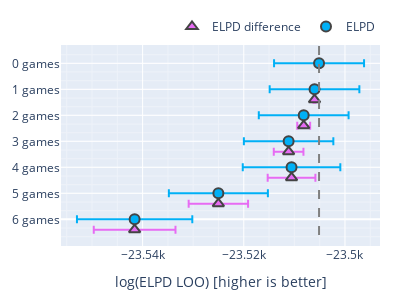
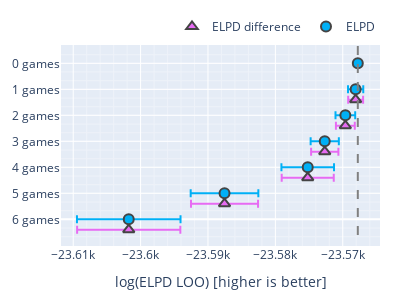
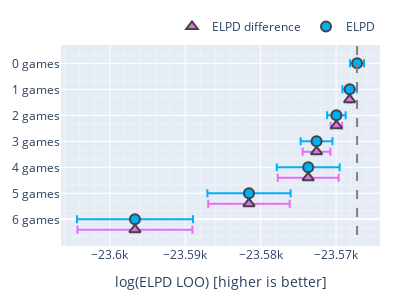
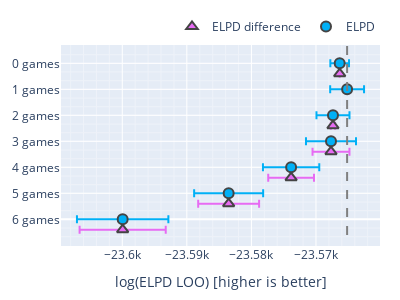

The code cell stored with these charts, in order, in its notebook:
### Code cell
import pickle
import arviz as az
from leaguedata.data import get_tier_sorted
from leaguedata.inference import fit_history_with_dmc
from leaguedata.plot import plot_compare_plotly

for tier_list in get_tier_batch():
    print(tier_list)
    local_history = []
    for tier in tier_list:
        local_history.append(history[tier])
    
    history_array, _ = tree_flatten(tree_map(lambda x: x[-min_length:], local_history))
    history_array = jnp.asarray(history_array)
    dict_of_id = fit_history_with_dmc(history_array, num_chains=4)
    compare_dataframe = az.compare(dict_of_id)
    
    plot_compare_plotly(compare_dataframe, save_to=None);

### Figure 1 — Plotly figure (JSON) as saved in the notebook; plotly's stock layout.template omitted (floating-point values rounded to 4 significant figures)
{"data": [{"error_x": {"array": [0.2023, 1.277, 2.934, 4.716, 5.871, 8.079], "thickness": 2, "type": "data"}, "marker": {"color": "rgba(231,107,243,1.)", "line": {"width": 2}, "size": 10, "symbol": "triangle-up"}, "mode": "markers+text", "name": "ELPD difference", "type": "scatter", "x": [-23510.0, -23510.0, -23510.0, -23510.0, -23530.0, -23540.0], "y": [-6.9, -5.4, -3.9, -2.4, -0.9, 0.6]}, {"error_x": {"array": [8.895, 8.865, 8.874, 8.842, 9.642, 9.789, 11.4], "thickness": 2, "type": "data"}, "marker": {"color": "rgba(0,176,246,1.)", "line": {"width": 2}, "size": 10, "symbol": "circle"}, "mode": "markers+text", "name": "ELPD", "type": "scatter", "visible": true, "x": [-23510.0, -23510.0, -23510.0, -23510.0, -23510.0, -23530.0, -23540.0], "y": [-9, -7.5, -6, -4.5, -3, -1.5, 0]}], "layout": {"height": 300, "legend": {"orientation": "h", "x": 1, "xanchor": "right", "y": 1.02, "yanchor": "bottom"}, "margin": {"b": 20, "l": 20, "r": 20, "t": 20}, "shapes": [{"line": {"color": "grey", "dash": "dash", "width": 2}, "type": "line", "x0": -23510.0, "x1": -23510.0, "y0": -10, "y1": 1}], "width": 400, "xaxis": {"autorange": true, "minor": {"showgrid": true}, "range": [-23560.0, -23490.0], "showgrid": true, "title": {"text": "log(ELPD LOO) [higher is better]"}, "type": "linear"}, "yaxis": {"autorange": true, "minor": {"showgrid": true}, "range": [1.539, -10.06], "showgrid": true, "tickmode": "array", "ticktext": ["0 games", "1 games", "2 games", "3 games", "4 games", "5 games", "6 games"], "tickvals": [-9, -7.5, -6, -4.5, -3, -1.5, 0], "type": "linear"}}}

### Figure 2 — Plotly figure (JSON) as saved in the notebook; plotly's stock layout.template omitted (floating-point values rounded to 4 significant figures)
{"data": [{"error_x": {"array": [1.106, 1.4, 2.025, 3.863, 4.976, 7.659], "thickness": 2, "type": "data"}, "marker": {"color": "rgba(231,107,243,1.)", "line": {"width": 2}, "size": 10, "symbol": "triangle-up"}, "mode": "markers+text", "name": "ELPD difference", "type": "scatter", "x": [-23570.0, -23570.0, -23570.0, -23580.0, -23590.0, -23600.0], "y": [-6.9, -5.4, -3.9, -2.4, -0.9, 0.6]}, {"error_x": {"array": [0.2757, 1.131, 1.462, 2.093, 3.902, 5.02, 7.686], "thickness": 2, "type": "data"}, "marker": {"color": "rgba(0,176,246,1.)", "line": {"width": 2}, "size": 10, "symbol": "circle"}, "mode": "markers+text", "name": "ELPD", "type": "scatter", "x": [-23570.0, -23570.0, -23570.0, -23570.0, -23580.0, -23590.0, -23600.0], "y": [-9, -7.5, -6, -4.5, -3, -1.5, 0]}], "layout": {"height": 300, "legend": {"orientation": "h", "x": 1, "xanchor": "right", "y": 1.02, "yanchor": "bottom"}, "margin": {"b": 20, "l": 20, "r": 20, "t": 20}, "shapes": [{"line": {"color": "grey", "dash": "dash", "width": 2}, "type": "line", "x0": -23570.0, "x1": -23570.0, "y0": -10, "y1": 1}], "width": 400, "xaxis": {"autorange": true, "minor": {"showgrid": true}, "range": [-23610.0, -23560.0], "showgrid": true, "title": {"text": "log(ELPD LOO) [higher is better]"}, "type": "linear"}, "yaxis": {"autorange": true, "minor": {"showgrid": true}, "range": [1.539, -10.06], "showgrid": true, "tickmode": "array", "ticktext": ["0 games", "1 games", "2 games", "3 games", "4 games", "5 games", "6 games"], "tickvals": [-9, -7.5, -6, -4.5, -3, -1.5, 0], "type": "linear"}}}

### Figure 3 — Plotly figure (JSON) as saved in the notebook; plotly's stock layout.template omitted (floating-point values rounded to 4 significant figures)
{"data": [{"error_x": {"array": [0.1979, 0.7569, 1.839, 4.036, 5.401, 7.618], "thickness": 2, "type": "data"}, "marker": {"color": "rgba(231,107,243,1.)", "line": {"width": 2}, "size": 10, "symbol": "triangle-up"}, "mode": "markers+text", "name": "ELPD difference", "type": "scatter", "x": [-23570.0, -23570.0, -23570.0, -23570.0, -23580.0, -23600.0], "y": [-6.9, -5.4, -3.9, -2.4, -0.9, 0.6]}, {"error_x": {"array": [0.9241, 0.9515, 1.225, 2.11, 4.167, 5.517, 7.689], "thickness": 2, "type": "data"}, "marker": {"color": "rgba(0,176,246,1.)", "line": {"width": 2}, "size": 10, "symbol": "circle"}, "mode": "markers+text", "name": "ELPD", "type": "scatter", "visible": true, "x": [-23570.0, -23570.0, -23570.0, -23570.0, -23570.0, -23580.0, -23600.0], "y": [-9, -7.5, -6, -4.5, -3, -1.5, 0]}], "layout": {"height": 300, "legend": {"orientation": "h", "x": 1, "xanchor": "right", "y": 1.02, "yanchor": "bottom"}, "margin": {"b": 20, "l": 20, "r": 20, "t": 20}, "shapes": [{"line": {"color": "grey", "dash": "dash", "width": 2}, "type": "line", "x0": -23570.0, "x1": -23570.0, "y0": -10, "y1": 1}], "width": 400, "xaxis": {"autorange": true, "minor": {"showgrid": true}, "range": [-23610.0, -23560.0], "showgrid": true, "title": {"text": "log(ELPD LOO) [higher is better]"}, "type": "linear"}, "yaxis": {"autorange": true, "minor": {"showgrid": true}, "range": [1.539, -10.06], "showgrid": true, "tickmode": "array", "ticktext": ["0 games", "1 games", "2 games", "3 games", "4 games", "5 games", "6 games"], "tickvals": [-9, -7.5, -6, -4.5, -3, -1.5, 0], "type": "linear"}}}

### Figure 4 — Plotly figure (JSON) as saved in the notebook; plotly's stock layout.template omitted (floating-point values rounded to 4 significant figures)
{"data": [{"error_x": {"array": [0, 0.3376, 2.858, 3.543, 4.716, 6.671], "thickness": 2, "type": "data"}, "marker": {"color": "rgba(231,107,243,1.)", "line": {"width": 2}, "size": 10, "symbol": "triangle-up"}, "mode": "markers+text", "name": "ELPD difference", "type": "scatter", "x": [-23570.0, -23570.0, -23570.0, -23570.0, -23580.0, -23600.0], "y": [-8.4, -5.4, -3.9, -2.4, -0.9, 0.6]}, {"error_x": {"array": [1.445, 2.623, 2.556, 3.873, 4.361, 5.344, 7.079], "thickness": 2, "type": "data"}, "marker": {"color": "rgba(0,176,246,1.)", "line": {"width": 2}, "size": 10, "symbol": "circle"}, "mode": "markers+text", "name": "ELPD", "type": "scatter", "x": [-23570.0, -23570.0, -23570.0, -23570.0, -23570.0, -23580.0, -23600.0], "y": [-9, -7.5, -6, -4.5, -3, -1.5, 0]}], "layout": {"height": 300, "legend": {"orientation": "h", "x": 1, "xanchor": "right", "y": 1.02, "yanchor": "bottom"}, "margin": {"b": 20, "l": 20, "r": 20, "t": 20}, "shapes": [{"line": {"color": "grey", "dash": "dash", "width": 2}, "type": "line", "x0": -23570.0, "x1": -23570.0, "y0": -10, "y1": 1}], "width": 400, "xaxis": {"autorange": true, "minor": {"showgrid": true}, "range": [-23610.0, -23560.0], "showgrid": true, "title": {"text": "log(ELPD LOO) [higher is better]"}, "type": "linear"}, "yaxis": {"autorange": true, "minor": {"showgrid": true}, "range": [1.539, -10.06], "showgrid": true, "tickmode": "array", "ticktext": ["0 games", "1 games", "2 games", "3 games", "4 games", "5 games", "6 games"], "tickvals": [-9, -7.5, -6, -4.5, -3, -1.5, 0], "type": "linear"}}}
